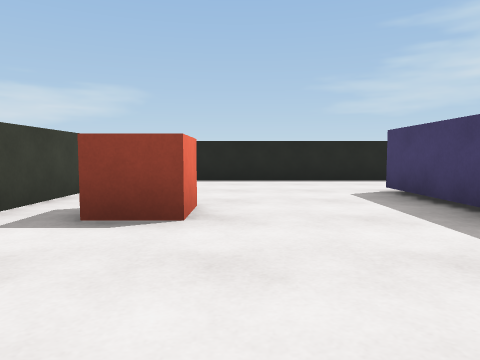
[1] (above)

15 first-person views from a walk through a Unity game level. The camera is 0.62 m above the floor, tilts 4° down and sees 70° across. The floor is counted in squares, 1 m on a side. Each view is taken from the middle of a square. On the plan, view 1 faces up. The plan holds only what a view shows up to about 10 squares ahead; the rest is blank. The place goes on beyond the plan.

[2]
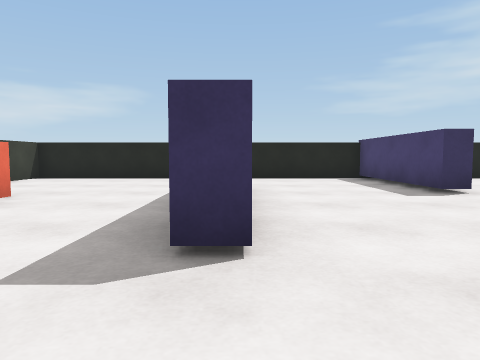

[3]
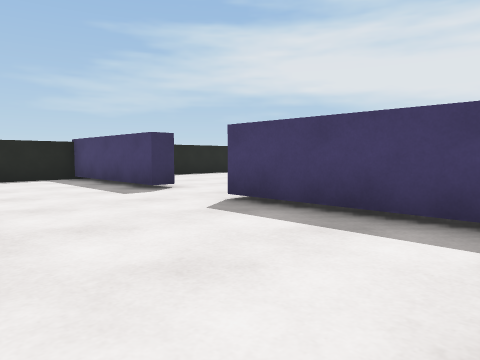

[4]
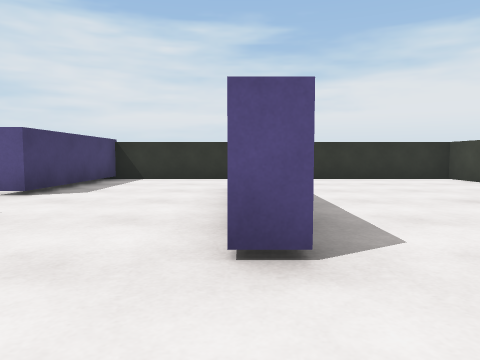

[5]
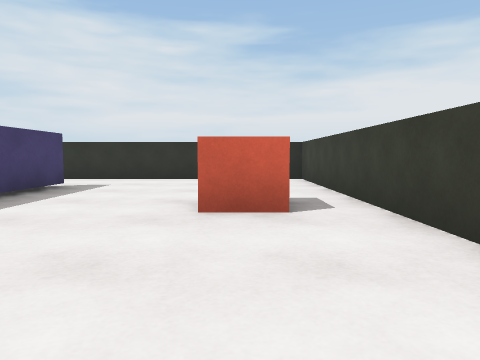

[6]
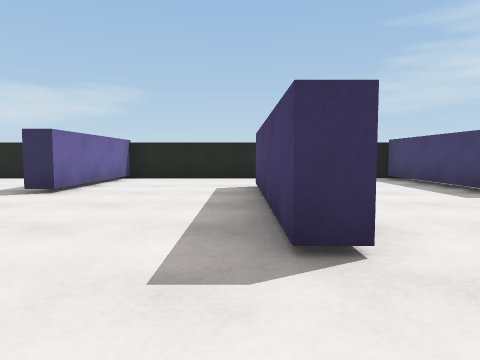

[7]
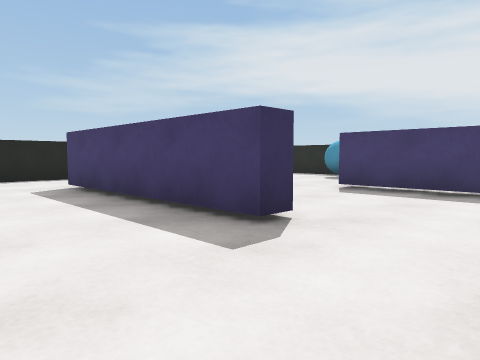

[8]
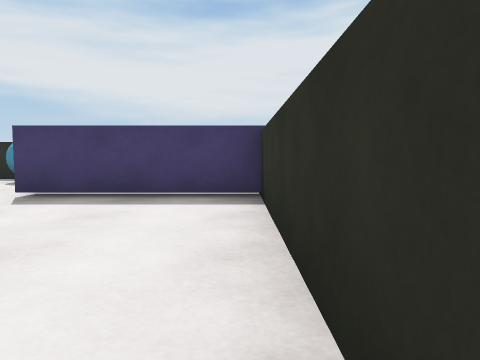

[9]
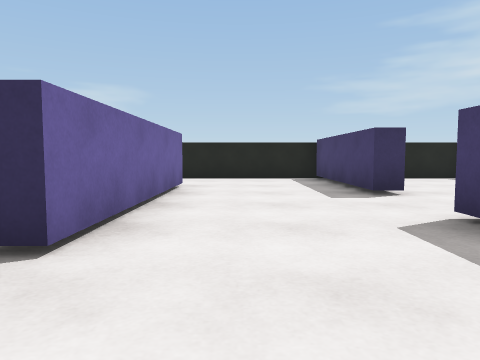

[10]
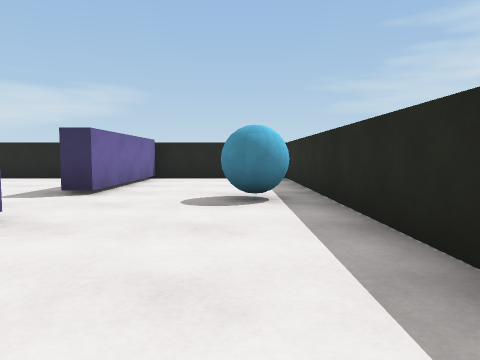

[11]
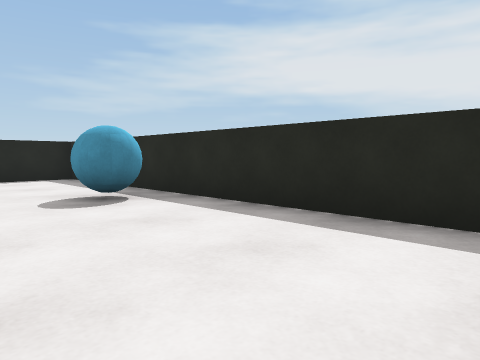

[12]
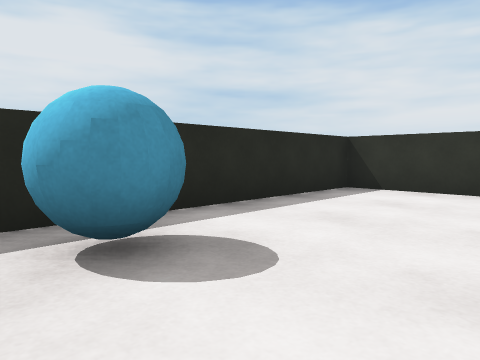

[13]
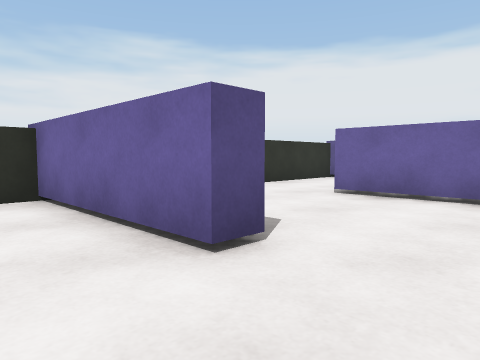

[14]
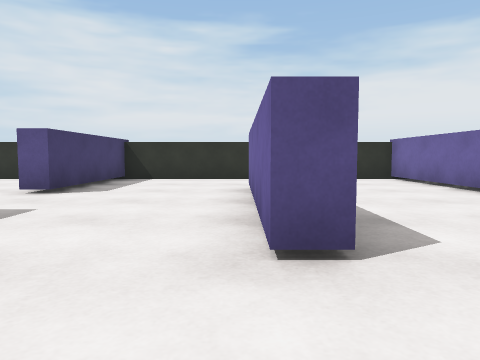

[15]
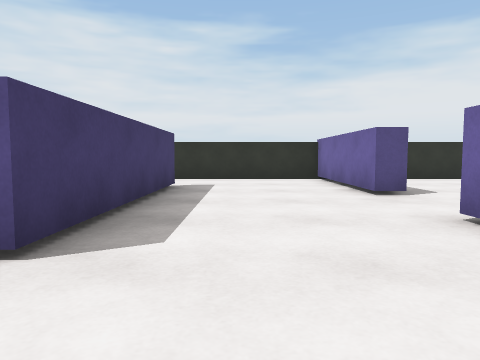

### Floor plan
Key: @ floor where view 1 was taken; # wall or solid block; . floor; O other object.
Columns run from 3 left of view 1 to 19 right of it. Each row starts with its distance up from view 1.
  9 #######################
  8 #.........#......#....#
  7 #.........#......#....#
  6 #.....#...#...#..#....#
  5 #.....#...#...#..#....#
  4 #.O...#.......#.....O.#
  3 #.....#.......#.......#
  2 #.....#...#...#..#....#
  1 #.........#......#....#
  0 #..@......#......#....#
 -1 #.........#......#....#
 -2 #######################

Positions as (right, up) in squares from view 1, and headings:
1: (0, 0), facing up
2: (3, -1), facing up
3: (3, -1), facing up-right
4: (3, 8), facing down
5: (-1, 8), facing down
6: (10, -1), facing up
7: (8, -1), facing up-right
8: (9, -1), facing right
9: (12, -1), facing up
10: (17, -1), facing up
11: (15, -1), facing up-right
12: (15, 5), facing down-right
13: (16, 4), facing down-left
14: (11, 8), facing down
15: (9, 8), facing down
